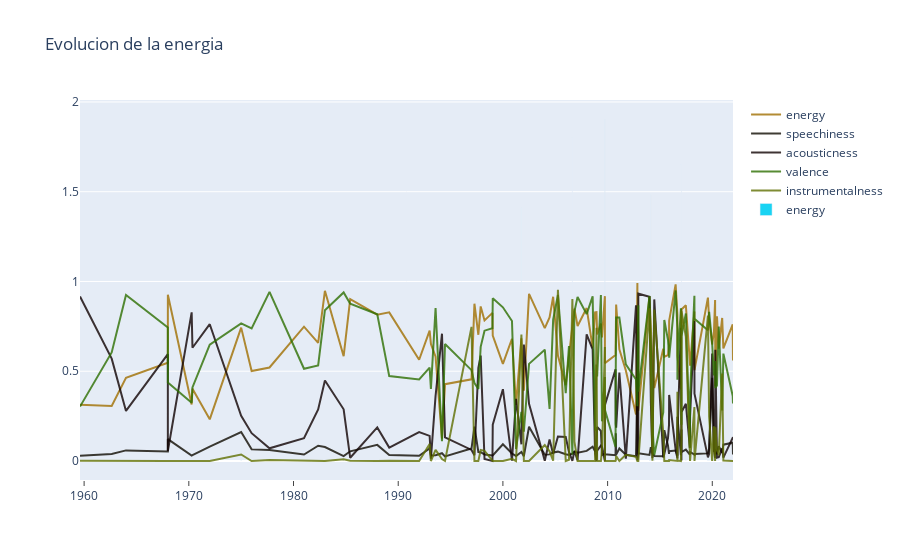

The notebook cell saved with this chart:
### Code cell
# prepare data frame
#df = timesData.iloc[:100,:]

# import graph objects as "go"
import plotly.graph_objs as go

trace10 = go.Bar(x=df["release_date"], y=df["instrumentalness"], name="energy",
      hovertemplate="Contestant=%s<br>Fruit=%%{x}<br>Number Eaten=%%{y}<extra></extra>"% "contestant")
# Creating trace1
trace1 = go.Scatter(
                    x = sort['release_date'],
                    y = sort['energy'],
                    name = 'energy',
                    mode= 'lines',
                    marker = dict(color = 'rgba(160, 112, 2, 0.8)'),
                    text = sort['energy'])

trace2 = go.Scatter(
                    x = sort['release_date'],
                    y = sort['loudness'],
                    name = 'loudness',
                    mode= 'lines',
                    marker = dict(color = 'rgba(1, 112, 2, 0.8)'),
                    text = sort['loudness'])
trace3 = go.Scatter(
                    x = sort['release_date'],
                    y = sort['speechiness'],
                    name = 'speechiness',
                    mode= 'lines',
                    marker = dict(color = 'rgba(16, 12, 2, 0.8)'),
                    text = sort['speechiness'])
trace4 = go.Scatter(
                    x = sort['release_date'],
                    y = sort['acousticness'],
                    name = 'acousticness',
                    mode= 'lines',
                    marker = dict(color = 'rgba(16, 2, 2, 0.8)'),
                    text = sort['acousticness'])
trace5 = go.Scatter(
                    x = sort['release_date'],
                    y = sort['tempo'],
                    name = 'tempo',
                    mode= 'lines',
                    marker = dict(color = 'rgba(16, 52, 2, 0.8)'),
                    text = sort['name'])

trace6 = go.Scatter(
                    x = sort['release_date'],
                    y = sort['valence'],
                    name = 'valence',
                    mode= 'lines',
                    marker = dict(color = 'rgba(46, 112, 2, 0.8)'),
                    text = sort['name'])

trace7 = go.Scatter(
                    x = sort['release_date'],
                    y = sort['instrumentalness'],
                    name = 'instrumentalness',
                    mode= 'lines',
                    marker = dict(color = 'rgba(96, 112, 2, 0.8)'),
                    text = sort['name'])





data = [trace1,trace3,trace4,trace6,trace7, trace10]

layout = dict(title = 'Evolucion de la energia',
             xaxis= dict(title= '',ticklen=5, ticks="outside", tickson="boundaries",), 
           )

fig = go.Figure(data = data, layout=layout)

iplot(fig)

### Figure 1 — Plotly figure (JSON) as saved in the notebook; plotly's stock layout.template omitted (floating-point values rounded to 4 significant figures; data arrays with more than 128 entries replaced by an {"elided": "..."} marker saying what was removed)
{"data": [{"marker": {"color": "rgba(160, 112, 2, 0.8)"}, "mode": "lines", "name": "energy", "text": {"elided": "150 float values"}, "type": "scatter", "x": {"elided": "150 str values"}, "y": {"elided": "150 float values"}}, {"marker": {"color": "rgba(16, 12, 2, 0.8)"}, "mode": "lines", "name": "speechiness", "text": {"elided": "150 float values"}, "type": "scatter", "x": {"elided": "150 str values"}, "y": {"elided": "150 float values"}}, {"marker": {"color": "rgba(16, 2, 2, 0.8)"}, "mode": "lines", "name": "acousticness", "text": {"elided": "150 float values"}, "type": "scatter", "x": {"elided": "150 str values"}, "y": {"elided": "150 float values"}}, {"marker": {"color": "rgba(46, 112, 2, 0.8)"}, "mode": "lines", "name": "valence", "text": {"elided": "150 str values"}, "type": "scatter", "x": {"elided": "150 str values"}, "y": {"elided": "150 float values"}}, {"marker": {"color": "rgba(96, 112, 2, 0.8)"}, "mode": "lines", "name": "instrumentalness", "text": {"elided": "150 str values"}, "type": "scatter", "x": {"elided": "150 str values"}, "y": {"elided": "150 float values"}}, {"hovertemplate": "Contestant=contestant<br>Fruit=%{x}<br>Number Eaten=%{y}<extra></extra>", "name": "energy", "type": "bar", "x": {"elided": "150 str values"}, "y": {"elided": "150 float values"}}], "layout": {"title": {"text": "Evolucion de la energia"}, "xaxis": {"ticklen": 5, "ticks": "outside", "tickson": "boundaries", "title": {"text": ""}}}}
